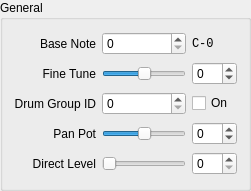
  <widget class="QGroupBox" name="groupGeneral">
   <property name="geometry">
    <rect>
     <x>10</x>
     <y>10</y>
     <width>251</width>
     <height>191</height>
    </rect>
   </property>
   <property name="title">
    <string>General</string>
   </property>
   <layout class="QGridLayout" name="gridLayout_5">
    <item row="1" column="3">
     <widget class="QSpinBox" name="spinFineTune">
      <property name="minimum">
       <number>-64</number>
      </property>
      <property name="maximum">
       <number>63</number>
      </property>
     </widget>
    </item>
    <item row="1" column="0" colspan="2">
     <widget class="QLabel" name="lblFineTune">
      <property name="text">
       <string>Fine Tune</string>
      </property>
      <property name="alignment">
       <set>Qt::AlignmentFlag::AlignRight|Qt::AlignmentFlag::AlignTrailing|Qt::AlignmentFlag::AlignVCenter</set>
      </property>
      <property name="buddy">
       <cstring>spinFineTune</cstring>
      </property>
     </widget>
    </item>
    <item row="2" column="2">
     <widget class="QSpinBox" name="spinDrumGroupID">
      <property name="maximum">
       <number>255</number>
      </property>
     </widget>
    </item>
    <item row="0" column="2">
     <widget class="QSpinBox" name="spinBaseNote">
      <property name="suffix">
       <string/>
      </property>
      <property name="maximum">
       <number>127</number>
      </property>
     </widget>
    </item>
    <item row="5" column="0" colspan="2">
     <widget class="QLabel" name="lblPanPot">
      <property name="text">
       <string>Pan Pot</string>
      </property>
      <property name="alignment">
       <set>Qt::AlignmentFlag::AlignRight|Qt::AlignmentFlag::AlignTrailing|Qt::AlignmentFlag::AlignVCenter</set>
      </property>
      <property name="buddy">
       <cstring>spinPanPot</cstring>
      </property>
     </widget>
    </item>
    <item row="6" column="2">
     <widget class="QSlider" name="sliderDirectLevel">
      <property name="maximum">
       <number>15</number>
      </property>
      <property name="orientation">
       <enum>Qt::Orientation::Horizontal</enum>
      </property>
     </widget>
    </item>
    <item row="5" column="3">
     <widget class="QSpinBox" name="spinPanPot">
      <property name="minimum">
       <number>-15</number>
      </property>
      <property name="maximum">
       <number>15</number>
      </property>
     </widget>
    </item>
    <item row="2" column="3">
     <widget class="QCheckBox" name="checkDrumModeOn">
      <property name="text">
       <string>On</string>
      </property>
     </widget>
    </item>
    <item row="5" column="2">
     <widget class="QSlider" name="sliderPanPot">
      <property name="minimum">
       <number>-15</number>
      </property>
      <property name="maximum">
       <number>15</number>
      </property>
      <property name="tracking">
       <bool>true</bool>
      </property>
      <property name="orientation">
       <enum>Qt::Orientation::Horizontal</enum>
      </property>
      <property name="invertedAppearance">
       <bool>false</bool>
      </property>
      <property name="invertedControls">
       <bool>false</bool>
      </property>
     </widget>
    </item>
    <item row="6" column="3">
     <widget class="QSpinBox" name="spinDirectLevel">
      <property name="maximum">
       <number>15</number>
      </property>
     </widget>
    </item>
    <item row="0" column="3">
     <widget class="QLabel" name="lblBaseNoteVal">
      <property name="font">
       <font>
        <family>Monospace</family>
       </font>
      </property>
      <property name="text">
       <string>C-0</string>
      </property>
     </widget>
    </item>
    <item row="0" column="0" colspan="2">
     <widget class="QLabel" name="lblBaseNote">
      <property name="text">
       <string>Base Note</string>
      </property>
      <property name="alignment">
       <set>Qt::AlignmentFlag::AlignRight|Qt::AlignmentFlag::AlignTrailing|Qt::AlignmentFlag::AlignVCenter</set>
      </property>
      <property name="buddy">
       <cstring>spinBaseNote</cstring>
      </property>
     </widget>
    </item>
    <item row="1" column="2">
     <widget class="QSlider" name="sliderFineTune">
      <property name="minimum">
       <number>-64</number>
      </property>
      <property name="maximum">
       <number>63</number>
      </property>
      <property name="orientation">
       <enum>Qt::Orientation::Horizontal</enum>
      </property>
     </widget>
    </item>
    <item row="2" column="0" colspan="2">
     <widget class="QLabel" name="lblDrumGroupID">
      <property name="text">
       <string>Drum Group ID</string>
      </property>
      <property name="alignment">
       <set>Qt::AlignmentFlag::AlignRight|Qt::AlignmentFlag::AlignTrailing|Qt::AlignmentFlag::AlignVCenter</set>
      </property>
      <property name="buddy">
       <cstring>spinDrumGroupID</cstring>
      </property>
     </widget>
    </item>
    <item row="6" column="0" colspan="2">
     <widget class="QLabel" name="lblDirectLevel">
      <property name="text">
       <string>Direct Level</string>
      </property>
      <property name="alignment">
       <set>Qt::AlignmentFlag::AlignRight|Qt::AlignmentFlag::AlignTrailing|Qt::AlignmentFlag::AlignVCenter</set>
      </property>
      <property name="buddy">
       <cstring>spinDirectLevel</cstring>
      </property>
     </widget>
    </item>
   </layout>
  </widget>
